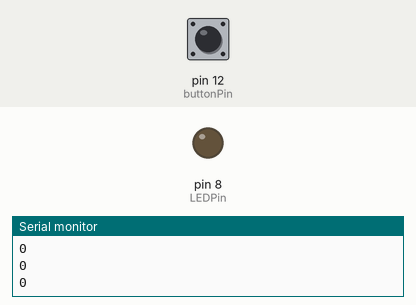
This sketch was run on a simulated Arduino Uno, built with avr-gcc and run on an emulated ATmega328P. Parts: output pins drawn as LEDs (lit = HIGH), the last lines printed to the serial monitor. The test bench sets the inputs (shaded band); at power-on: pin 12 (buttonPin) LOW.

Above: at 1.2 s.
1.3 s: pin 12 (buttonPin) pulled HIGH for 0.15 s
At 1.9 s:
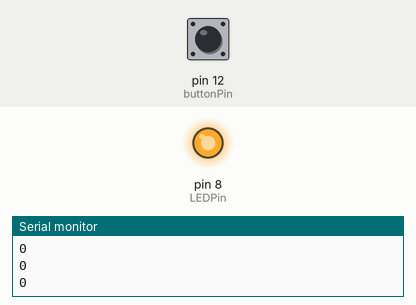
2.9 s: pin 12 (buttonPin) pulled HIGH for 1 s
At 3.2 s:
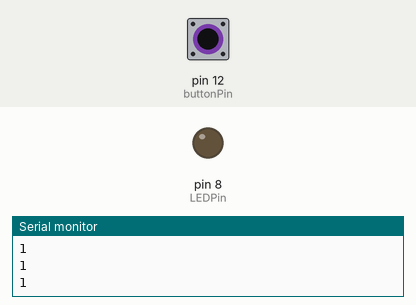
5.4 s: pin 12 (buttonPin) pulled HIGH for 3.2 s
At 6.4 s:
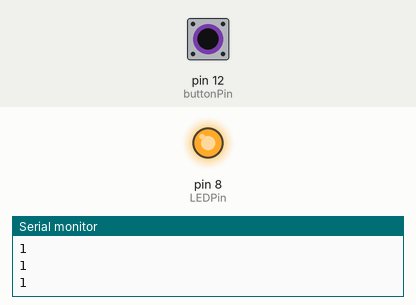
Timing chart, 0 to 8.4 s (numbered marks = the images above; inputs shaded):
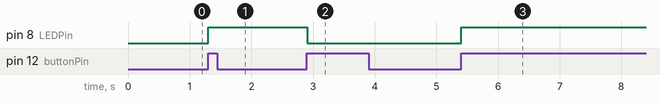

Measured:
- after the input at 1.3 s, pin 8 (LEDPin): LOW → HIGH at once
- after the input at 2.9 s, pin 8 (LEDPin): HIGH → LOW at once
- after the input at 5.4 s, pin 8 (LEDPin): LOW → HIGH at once

The sketch:

toggle_light.ino
```cpp
int LEDPin=8;
int buttonPin=12;
int oldState = 1;
int currentState = 1;
int delayTime = 100;

bool lightOn = false;

void setup() {
  // put your setup code here, to run once:
  Serial.begin(9600);
  pinMode(LEDPin, OUTPUT);
  pinMode(buttonPin, INPUT);

}

void loop() {
  // put your main code here, to run repeatedly:
  oldState = currentState;
  currentState = digitalRead(buttonPin);
  Serial.println(currentState);

  if((currentState==1) && (oldState==0)){
    lightOn = !lightOn;
  }

  if(lightOn){
    digitalWrite(LEDPin, HIGH);
  }
  else{
    digitalWrite(LEDPin, LOW);
  }

  delay(delayTime);
}
```
